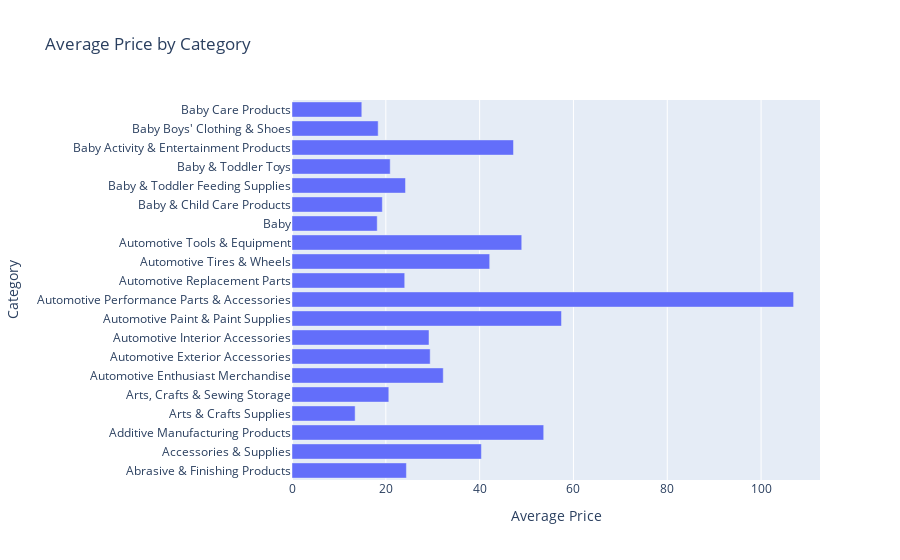

Write notebook code for a chart like this one.
### Code cell
import plotly.express as px

# . Calculate the average price and rating for products in each category
avg_price_by_category = df3.groupby('category_name')['price'].mean().reset_index()
avg_price_by_category.columns = ['Category', 'Average Price']

fig2 = px.bar(avg_price_by_category.head(20), x='Average Price', y='Category', orientation='h',
              title='Average Price by Category',
              labels={'Average Price': 'Average Price'})

fig2.show()

### Figure 1 — Plotly figure (JSON) as saved in the notebook; plotly's stock layout.template omitted (floating-point values rounded to 4 significant figures)
{"data": [{"alignmentgroup": "True", "hovertemplate": "Average Price=%{x}<br>Category=%{y}<extra></extra>", "legendgroup": "", "marker": {"color": "#636efa", "pattern": {"shape": ""}}, "name": "", "offsetgroup": "", "orientation": "h", "showlegend": false, "textposition": "auto", "type": "bar", "x": [24.39, 40.38, 53.66, 13.46, 20.64, 32.24, 29.46, 29.21, 57.45, 106.9, 24.03, 42.14, 48.98, 18.17, 19.26, 24.2, 20.94, 47.22, 18.37, 14.88], "xaxis": "x", "y": ["Abrasive & Finishing Products", "Accessories & Supplies", "Additive Manufacturing Products", "Arts & Crafts Supplies", "Arts, Crafts & Sewing Storage", "Automotive Enthusiast Merchandise", "Automotive Exterior Accessories", "Automotive Interior Accessories", "Automotive Paint & Paint Supplies", "Automotive Performance Parts & Accessories", "Automotive Replacement Parts", "Automotive Tires & Wheels", "Automotive Tools & Equipment", "Baby", "Baby & Child Care Products", "Baby & Toddler Feeding Supplies", "Baby & Toddler Toys", "Baby Activity & Entertainment Products", "Baby Boys' Clothing & Shoes", "Baby Care Products"], "yaxis": "y"}], "layout": {"autosize": true, "barmode": "relative", "legend": {"tracegroupgap": 0}, "title": {"text": "Average Price by Category"}, "xaxis": {"anchor": "y", "autorange": true, "domain": [0, 1], "range": [0, 112.6], "title": {"text": "Average Price"}, "type": "linear"}, "yaxis": {"anchor": "x", "autorange": true, "domain": [0, 1], "range": [-0.5, 19.5], "title": {"text": "Category"}, "type": "category"}}}
